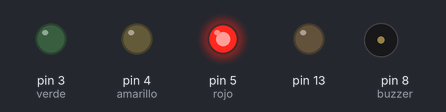
This sketch was run on a simulated Arduino Uno, built with avr-gcc and run on an emulated ATmega328P. Parts: output pins drawn as LEDs (lit = HIGH), buzzer (waves = sounding).

Above: at 2.0 s.
At 4.14 s:
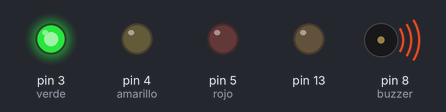
At 6.8 s:
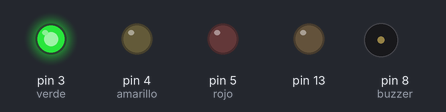
At 7.65 s:
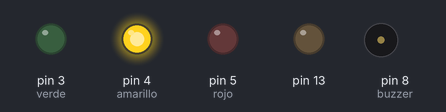
At 9.39 s:
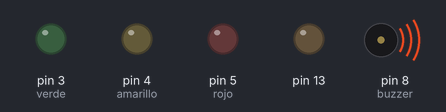
At 11.98 s:
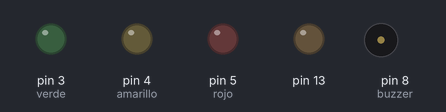
Timing chart, 0 to 15.9 s (numbered marks = the images above):
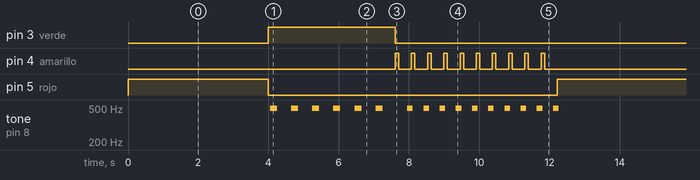

Measured:
- by itself, pin 3 (verde): alternates HIGH for 3.6 s and LOW for 8.6 s
- by itself, pin 4 (amarillo): repeats every 12.2 s: 9 × (LOW 0.36 s, HIGH 0.10 s), LOW 8.0 s, HIGH 0.10 s
- by itself, pin 5 (rojo): alternates HIGH for 4.0 s and LOW for 8.2 s
- by itself, tone on pin 8 (buzzer): repeats every 12.2 s: 496 Hz 0.20 s, silent 0.70 s, 9 × (496 Hz 0.16 s, silent 0.30 s), 496 Hz 0.16 s, silent 4.0 s, 5 × (496 Hz 0.20 s, silent 0.40 s)

The sketch:

semaforo_v1.ino
```cpp
/** luz roja. */
int rojo = 5;
/** luz amarilla. */
int amarillo = 4;
/** luz verde. */
int verde = 3;
/** tiempo de permanencia en rojo y verde. */
int tiempo_permanencia = 4000;
/** cuantas veces parpadea el amarillo. */
int parpadeo_veces = 10;
int buzzer = 8;
boolean sonido = true;

void setup() {
  Serial.begin(9600);
  pinMode(rojo, OUTPUT);
  pinMode(amarillo, OUTPUT);
  pinMode(verde, OUTPUT);
  pinMode(13, OUTPUT);
  pinMode(8, OUTPUT);
  digitalWrite(13, LOW);
}


void loop() {
  prender(rojo);
  apagar(amarillo, verde);
  delay(tiempo_permanencia);
  prender(verde);
  apagar(amarillo, rojo);
  if (sonido) {
    sonidoVerde();
  } else {
    delay(tiempo_permanencia);
  }
  apagar(rojo, verde);
  parpadearAmarillo();
}

void sonidoVerde() {
  for (int i = 0; i < 6; i++) {
    for (int i = 0; i < 100; i++)  {
      digitalWrite(buzzer, HIGH);
      delay(1);
      digitalWrite(buzzer, LOW);
      delay(1);
    }
    delay(400);
  }
}

void parpadearAmarillo() {
  for (int i = 0; i < parpadeo_veces; i++)  {
    digitalWrite(amarillo, HIGH);
    delay(100);
    digitalWrite(amarillo, LOW);
    delay(200);
    for (int i = 0; i < 80 && sonido; i++)  {
      digitalWrite(buzzer, HIGH);
      delay(1);
      digitalWrite(buzzer, LOW);
      delay(1);
    }
  }
}

void apagarTodo() {
  digitalWrite(verde, LOW);
  digitalWrite(amarillo, LOW);
  digitalWrite(rojo, LOW);
}

void prender(int color) {
  digitalWrite(color, HIGH);
}

void apagar(int color1, int color2) {
  digitalWrite(color1, LOW);
  digitalWrite(color2, LOW);
}
```
